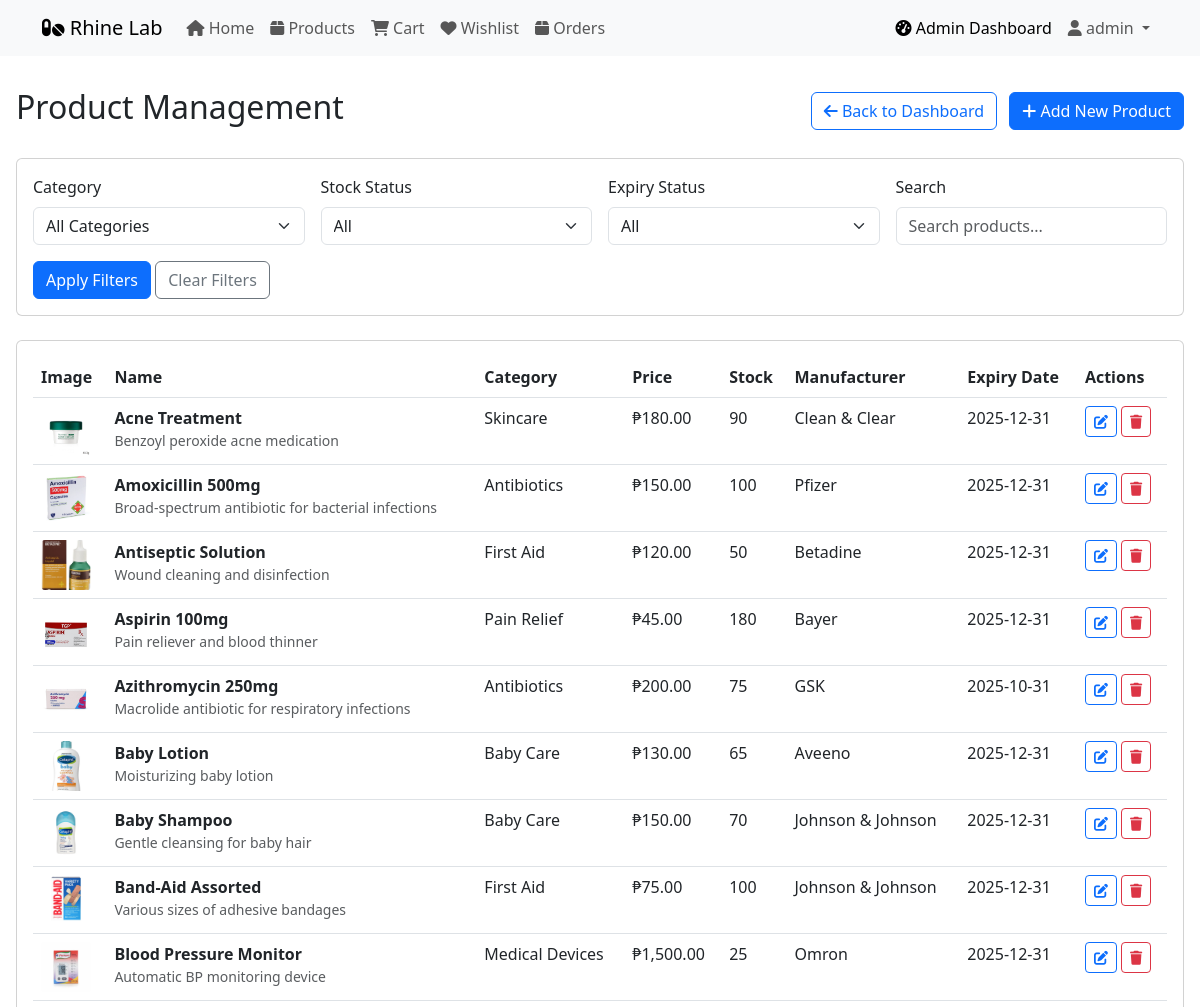
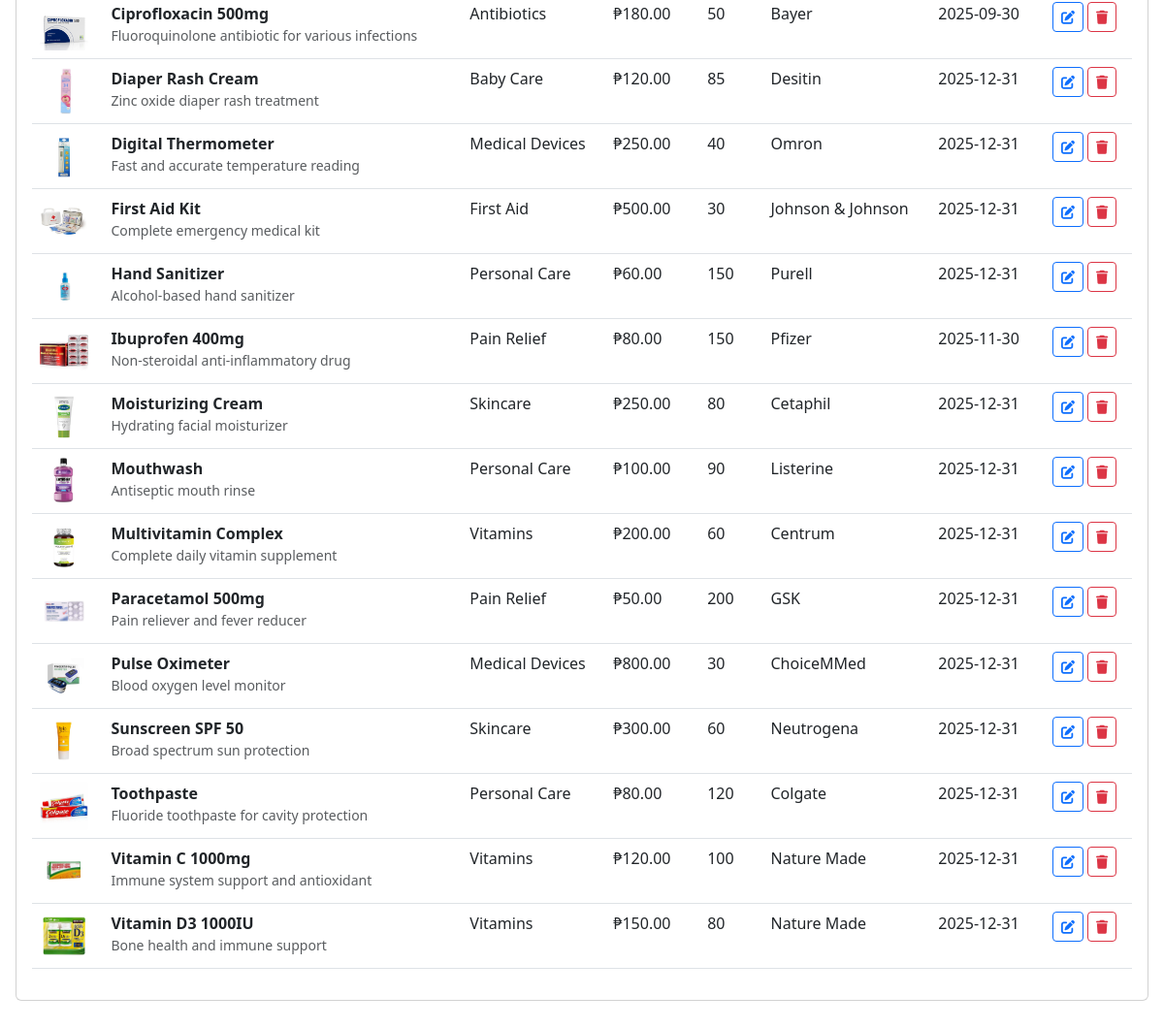
Page /admin_products.php (signed in) on the committed database (2 pictures, top to bottom).
### tables this page shows
CREATE TABLE `products` (
  `product_id` int(11) NOT NULL AUTO_INCREMENT,
  `category_id` int(11) NOT NULL,
  `name` varchar(100) NOT NULL,
  `description` text,
  `price` decimal(10,2) NOT NULL,
  `stock` int(11) NOT NULL DEFAULT 0,
  `image_url` varchar(255),
  `manufacturer` varchar(100),
  `expiry_date` date,
  `created_at` timestamp DEFAULT CURRENT_TIMESTAMP,
  PRIMARY KEY (`product_id`),
  FOREIGN KEY (`category_id`) REFERENCES `categories`(`category_id`)
);

CREATE TABLE `categories` (
  `category_id` int(11) NOT NULL AUTO_INCREMENT,
  `name` varchar(50) NOT NULL,
  `description` text,
  PRIMARY KEY (`category_id`)
);

### admin_products.php (the view, shortened to what this page needs)
<?php
require_once("db.php");
$where_conditions = [];
$where_clause = !empty($where_conditions) ? "WHERE " . implode(" AND ", $where_conditions) : "";
$query = "SELECT p.*, c.name as category_name
          FROM products p
          JOIN categories c ON p.category_id = c.category_id
          $where_clause
          ORDER BY p.name";
$stmt = $mysqli->prepare($query);
$stmt->execute();
$products = $stmt->get_result()->fetch_all(MYSQLI_ASSOC);
?>
<!DOCTYPE html>
<html lang="en">
<head>
    <link href="https://cdn.jsdelivr.net/npm/bootstrap@5.3.0/dist/css/bootstrap.min.css" rel="stylesheet">
    <link rel="stylesheet" href="https://cdnjs.cloudflare.com/ajax/libs/font-awesome/6.0.0/css/all.min.css">
</head>
<body>
    <?php include 'navbar.php'; ?>
    <div class="admin-container">
        <div class="d-flex justify-content-between align-items-center mb-4">
            <h1 class="h2">Product Management</h1>
            <div>
                <a href="admin_dashboard.php" class="btn btn-outline-primary me-2">
                    <i class="fas fa-arrow-left"></i> Back to Dashboard
                </a>
                <button type="button" class="btn btn-primary" data-bs-toggle="modal" data-bs-target="#createProductModal">
                    <i class="fas fa-plus"></i> Add New Product
                </button>
            </div>
        </div>
        <div class="card mb-4">
            <div class="card-body">
                <form method="GET" class="row g-3">
                    <div class="col-md-3">
                        <label class="form-label">Category</label>
                        <select name="category" class="form-select">
                            <option value="">All Categories</option>
                        </select>
                    </div>
                    <div class="col-md-3">
                        <label class="form-label">Stock Status</label>
                        <select name="stock_status" class="form-select">
                            <option value="">All</option>
                        </select>
                    </div>
                    <div class="col-md-3">
                        <label class="form-label">Expiry Status</label>
                        <select name="expiry_status" class="form-select">
                            <option value="">All</option>
                        </select>
                    </div>
                    <div class="col-md-3">
                        <label class="form-label">Search</label>
                        <input type="text" name="search" class="form-control" placeholder="Search products..." value="<?php echo isset($_GET['search']) ? htmlspecialchars($_GET['search']) : ''; ?>">
                    </div>
                    <div class="col-12">
                        <button type="submit" class="btn btn-primary">Apply Filters</button>
                        <a href="admin_products.php" class="btn btn-outline-secondary">Clear Filters</a>
                    </div>
                </form>
            </div>
        </div>
        <div class="card">
            <div class="card-body">
                <div class="table-responsive">
                    <table class="table table-hover">
                        <thead>
                            <tr>
                                <th>Image</th>
                                <th>Name</th>
                                <th>Category</th>
                                <th>Price</th>
                                <th>Stock</th>
                                <th>Manufacturer</th>
                                <th>Expiry Date</th>
                                <th>Actions</th>
                            </tr>
                        </thead>
                        <tbody>
                            <?php foreach ($products as $product): ?>
                                <tr>
                                    <td>
                                        <img src="<?php echo htmlspecialchars($product['image_url']); ?>" alt="<?php echo htmlspecialchars($product['name']); ?>" class="product-image">
                                    </td>
                                    <td>
                                        <strong><?php echo htmlspecialchars($product['name']); ?></strong>
                                        <div class="text-muted small"><?php echo htmlspecialchars($product['description']); ?></div>
                                    </td>
                                    <td><?php echo htmlspecialchars($product['category_name']); ?></td>
                                    <td>₱<?php echo number_format($product['price'], 2); ?></td>
                                    <td>
                                        <?php if ($product['stock'] <= 10): ?>
                                            <span class="stock-warning">
                                                <?php echo $product['stock']; ?> left
                                            </span>
                                        <?php else: ?>
                                            <?php echo $product['stock']; ?>
                                        <?php endif; ?>
                                    </td>
                                    <td><?php echo htmlspecialchars($product['manufacturer']); ?></td>
                                    <td>
                                        <?php
                                        $expiry = new DateTime($product['expiry_date']);
                                        $today = new DateTime();
                                        $days_until_expiry = $today->diff($expiry)->days;
                                        if ($expiry < $today) {
                                            echo '<span class="expiry-warning">Expired</span>';
                                        } elseif ($days_until_expiry <= 30) {
                                            echo '<span class="expiry-warning">' . $days_until_expiry . ' days left</span>';
                                        } else {
                                            echo $product['expiry_date'];
                                        }
                                        ?>
                                    </td>
                                    <td>
                                        <button type="button" class="btn btn-sm btn-outline-primary" data-bs-toggle="modal" data-bs-target="#editProductModal<?php echo $product['product_id']; ?>">
                                            <i class="fas fa-edit"></i>
                                        </button>
                                        <button type="button" class="btn btn-sm btn-outline-danger" data-bs-toggle="modal" data-bs-target="#deleteProductModal<?php echo $product['product_id']; ?>">
                                            <i class="fas fa-trash"></i>
                                        </button>
                                    </td>
                                </tr>
                            <?php endforeach; ?>
                        </tbody>
                    </table>
                </div>
            </div>
        </div>
    </div>
</body>
</html>

### admin_products.php (style rules this page uses)
.admin-container { max-width: 1400px; margin: 2rem auto; padding: 0 1rem; }
.product-image { width: 50px; height: 50px; object-fit: cover; border-radius: 4px; }

### rows in the picture
products: image_url (picture), name "Acne Treatment", description "Benzoyl peroxide acne medication", category.name "Skincare", price "180.00", stock "90", manufacturer "Clean & Clear", expiry_date "2025-12-31"
products: image_url (picture), name "Amoxicillin 500mg", description "Broad-spectrum antibiotic for bacterial infections", category.name "Antibiotics", price "150.00", stock "100", manufacturer "Pfizer", expiry_date "2025-12-31"
products: image_url (picture), name "Antiseptic Solution", description "Wound cleaning and disinfection", category.name "First Aid", price "120.00", stock "50", manufacturer "Betadine", expiry_date "2025-12-31"
products: image_url (picture), name "Aspirin 100mg", description "Pain reliever and blood thinner", category.name "Pain Relief", price "45.00", stock "180", manufacturer "Bayer", expiry_date "2025-12-31"
products: image_url (picture), name "Azithromycin 250mg", description "Macrolide antibiotic for respiratory infections", category.name "Antibiotics", price "200.00", stock "75", manufacturer "GSK", expiry_date "2025-10-31"
products: image_url (picture), name "Baby Lotion", description "Moisturizing baby lotion", category.name "Baby Care", price "130.00", stock "65", manufacturer "Aveeno", expiry_date "2025-12-31"
products: image_url (picture), name "Baby Shampoo", description "Gentle cleansing for baby hair", category.name "Baby Care", price "150.00", stock "70", manufacturer "Johnson & Johnson", expiry_date "2025-12-31"
products: image_url (picture), name "Band-Aid Assorted", description "Various sizes of adhesive bandages", category.name "First Aid", price "75.00", stock "100", manufacturer "Johnson & Johnson", expiry_date "2025-12-31"
products: image_url (picture), name "Blood Pressure Monitor", description "Automatic BP monitoring device", category.name "Medical Devices", price "1,500.00", stock "25", manufacturer "Omron", expiry_date "2025-12-31"
products: image_url (picture), name "Ciprofloxacin 500mg", description "Fluoroquinolone antibiotic for various infections", category.name "Antibiotics", price "180.00", stock "50", manufacturer "Bayer", expiry_date "2025-09-30"
products: image_url (picture), name "Diaper Rash Cream", description "Zinc oxide diaper rash treatment", category.name "Baby Care", price "120.00", stock "85", manufacturer "Desitin", expiry_date "2025-12-31"
products: image_url (picture), name "Digital Thermometer", description "Fast and accurate temperature reading", category.name "Medical Devices", price "250.00", stock "40", manufacturer "Omron", expiry_date "2025-12-31"
products: image_url (picture), name "First Aid Kit", description "Complete emergency medical kit", category.name "First Aid", price "500.00", stock "30", manufacturer "Johnson & Johnson", expiry_date "2025-12-31"
products: image_url (picture), name "Hand Sanitizer", description "Alcohol-based hand sanitizer", category.name "Personal Care", price "60.00", stock "150", manufacturer "Purell", expiry_date "2025-12-31"
products: image_url (picture), name "Ibuprofen 400mg", description "Non-steroidal anti-inflammatory drug", category.name "Pain Relief", price "80.00", stock "150", manufacturer "Pfizer", expiry_date "2025-11-30"
products: image_url (picture), name "Moisturizing Cream", description "Hydrating facial moisturizer", category.name "Skincare", price "250.00", stock "80", manufacturer "Cetaphil", expiry_date "2025-12-31"
products: image_url (picture), name "Mouthwash", description "Antiseptic mouth rinse", category.name "Personal Care", price "100.00", stock "90", manufacturer "Listerine", expiry_date "2025-12-31"
products: image_url (picture), name "Multivitamin Complex", description "Complete daily vitamin supplement", category.name "Vitamins", price "200.00", stock "60", manufacturer "Centrum", expiry_date "2025-12-31"
products: image_url (picture), name "Paracetamol 500mg", description "Pain reliever and fever reducer", category.name "Pain Relief", price "50.00", stock "200", manufacturer "GSK", expiry_date "2025-12-31"
products: image_url (picture), name "Pulse Oximeter", description "Blood oxygen level monitor", category.name "Medical Devices", price "800.00", stock "30", manufacturer "ChoiceMMed", expiry_date "2025-12-31"
products: image_url (picture), name "Sunscreen SPF 50", description "Broad spectrum sun protection", category.name "Skincare", price "300.00", stock "60", manufacturer "Neutrogena", expiry_date "2025-12-31"
products: image_url (picture), name "Toothpaste", description "Fluoride toothpaste for cavity protection", category.name "Personal Care", price "80.00", stock "120", manufacturer "Colgate", expiry_date "2025-12-31"
products: image_url (picture), name "Vitamin C 1000mg", description "Immune system support and antioxidant", category.name "Vitamins", price "120.00", stock "100", manufacturer "Nature Made", expiry_date "2025-12-31"
products: image_url (picture), name "Vitamin D3 1000IU", description "Bone health and immune support", category.name "Vitamins", price "150.00", stock "80", manufacturer "Nature Made", expiry_date "2025-12-31"

### other values in the picture
$_SESSION['name'] "admin"
